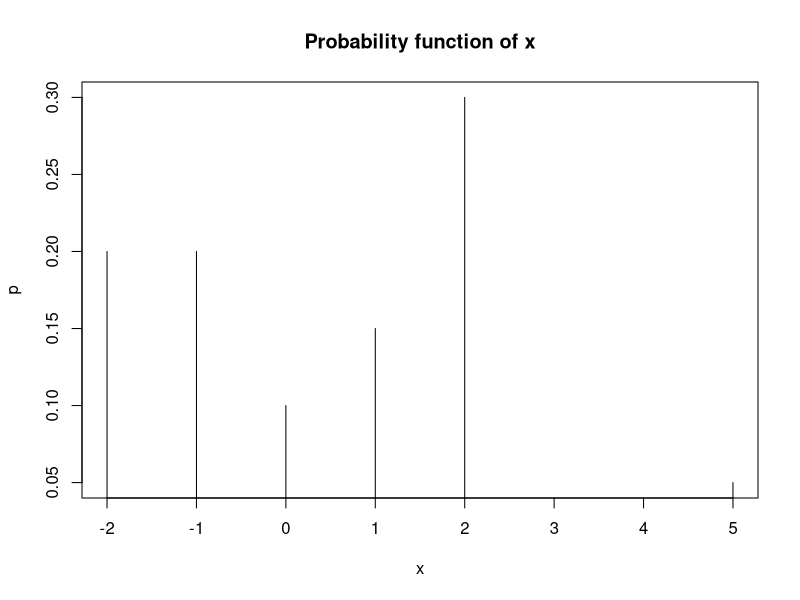
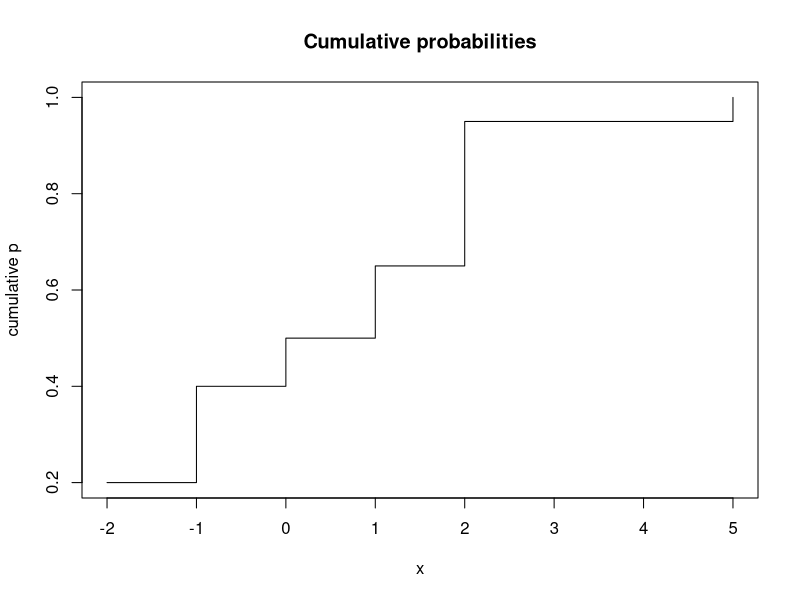
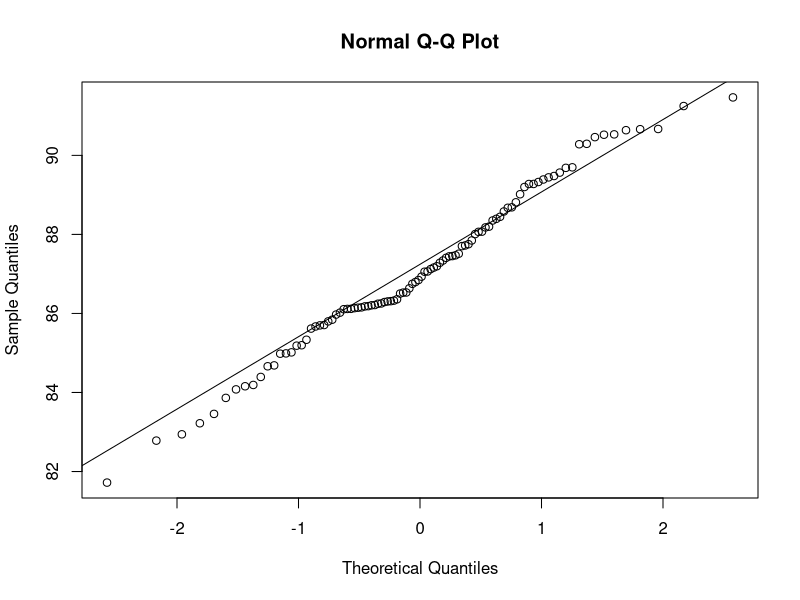
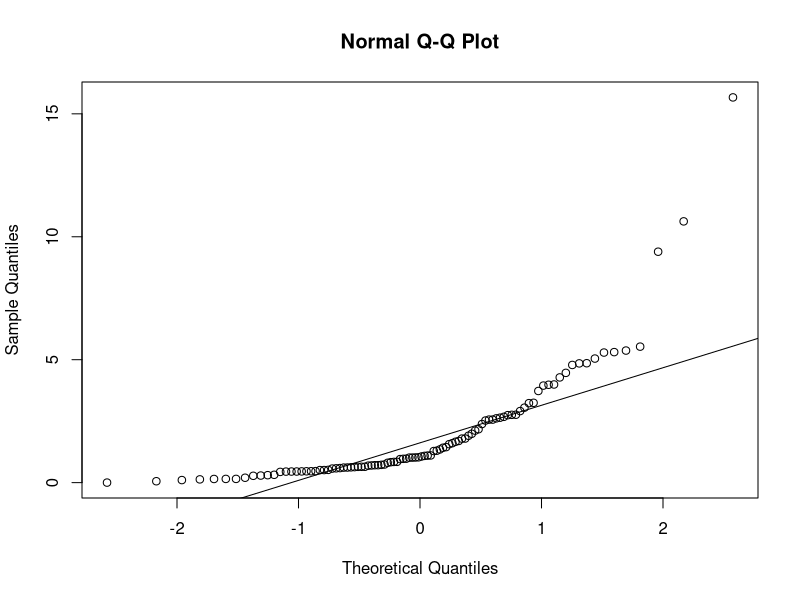

These figures' R source, in order:
## ---- chunk 1
knitr::opts_chunk$set(echo = TRUE)
## ---- chunk 2
x <- c(-2,-1,0,1,2,5) #x-values are not sequential, therefore I do not use seq()
a <- 1 - (0.2+0.2+0.1+0.3+0.05) #sum of all p must be 1
p <- c(0.2,0.2,0.1,a,0.3,0.05) #non-sequential p-values as vector
plot(x, p, type = "h", ylab = "p", main = "Probability function of x") #plot p over x
## ---- chunk 3
psum <- cumsum(p) #each value is sum of all former values as well as the current one of p
plot(x, psum, type = "s", ylab = "cumulative p", main = "Cumulative probabilities")
## ---- chunk 4
sum(p[x>-1 & x<=3]) #adds up p-values for -1<X<=3
## ---- chunk 5
sum(p[abs(x)<=2]) #adds up p-values for |x|<=2
## ---- chunk 6
y <- rnorm(100, mean = 87, sd = 2) #sets up vector with appropriate random values
qqnorm(y) #plots values as dots
qqline(y, distribution = qnorm) #plots theoretical line for normal dist
z <- rchisq(100, df = 2)
qqnorm(z) #plots values as dots
qqline(z) #plots theoretical line for normal dist
